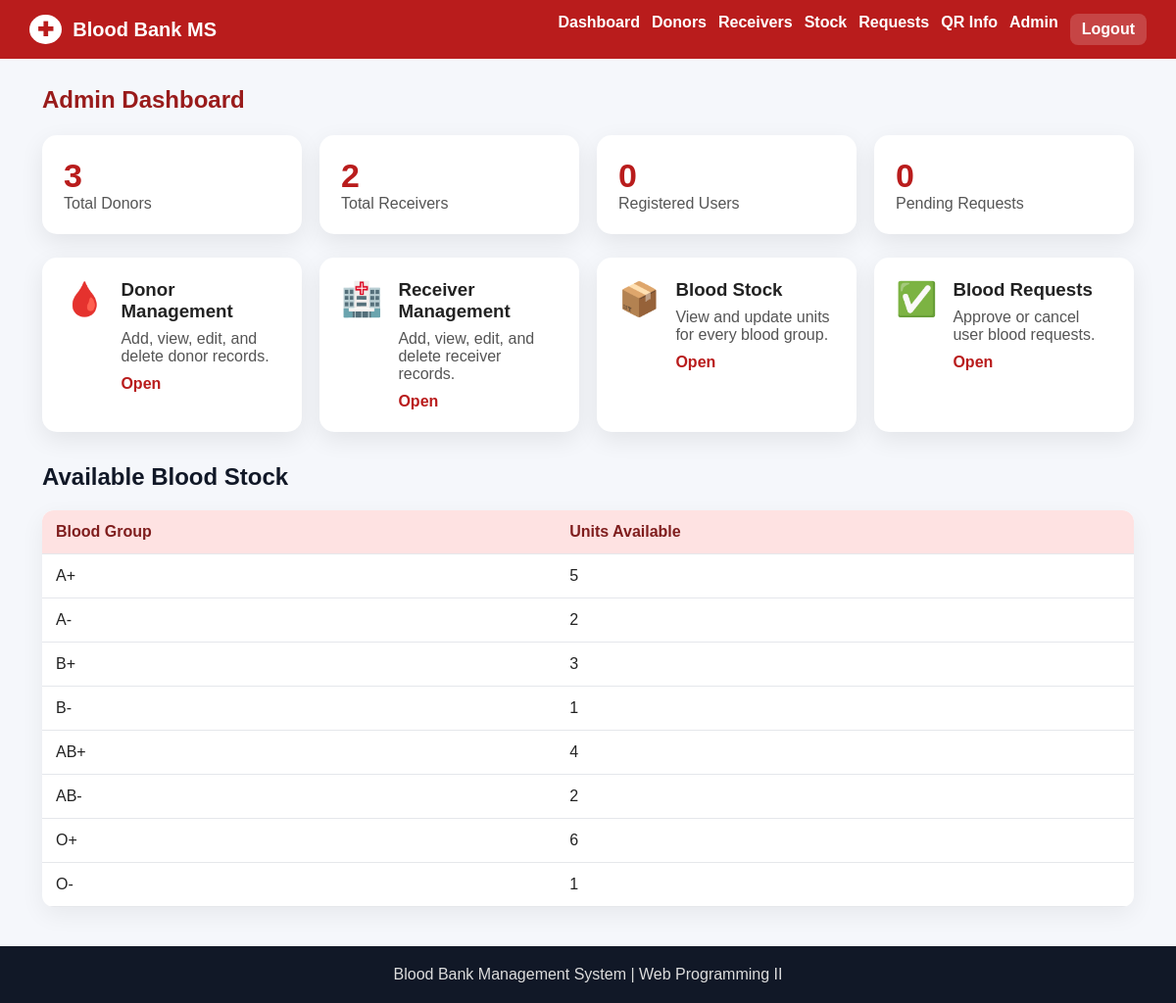
Screenshot of /dashboard.php (signed in) with the database file from the repository.
### tables this page shows
CREATE TABLE blood_stock (
    id INT AUTO_INCREMENT PRIMARY KEY,
    blood_group VARCHAR(10) NOT NULL UNIQUE,
    units INT NOT NULL DEFAULT 0,
    CONSTRAINT chk_stock_units CHECK (units >= 0)
);

### includes/functions.php (called while the page is built, shortened)
<?php
function e($value) {
    return htmlspecialchars((string)$value, ENT_QUOTES, 'UTF-8');
}
?>

### dashboard.php (the view, shortened to what this page needs)
<?php
require_once 'includes/db.php';
require_once 'includes/header.php';
$counts = ['donors' => 0, 'receivers' => 0, 'users' => 0, 'pending' => 0];
foreach (
    [
        'donors' => 'SELECT COUNT(*) total FROM donors',
        'receivers' => 'SELECT COUNT(*) total FROM receivers',
        'users' => 'SELECT COUNT(*) total FROM users',
        'pending' => "SELECT COUNT(*) total FROM blood_requests WHERE status='Pending'"
    ] as $key => $sql
) {
    $res = mysqli_query($conn, $sql);
    $counts[$key] = $res ? (mysqli_fetch_assoc($res)['total'] ?? 0) : 0;
}
$stock = mysqli_query($conn, "SELECT blood_group, units FROM blood_stock ORDER BY FIELD(blood_group, 'A+', 'A-', 'B+', 'B-', 'AB+', 'AB-', 'O+', 'O-')");
?>
<h2 class="page-title">Admin Dashboard</h2>
<div class="stats-grid">
    <div class="stat-card"><strong><?php echo e($counts['donors']); ?></strong><span>Total Donors</span></div>
    <div class="stat-card"><strong><?php echo e($counts['receivers']); ?></strong><span>Total Receivers</span></div>
    <div class="stat-card"><strong><?php echo e($counts['users']); ?></strong><span>Registered Users</span></div>
    <div class="stat-card"><strong><?php echo e($counts['pending']); ?></strong><span>Pending Requests</span></div>
</div>
<div class="dashboard-cards">
    <a href="<?php echo BASE_URL; ?>donor/donor.php" class="main-card">
        <div class="card-icon">🩸</div>
        <div>
            <h3>Donor Management</h3>
            <p>Add, view, edit, and delete donor records.</p><span>Open</span>
        </div>
    </a>
    <a href="<?php echo BASE_URL; ?>receiver/receiver.php" class="main-card">
        <div class="card-icon">🏥</div>
        <div>
            <h3>Receiver Management</h3>
            <p>Add, view, edit, and delete receiver records.</p><span>Open</span>
        </div>
    </a>
    <a href="<?php echo BASE_URL; ?>stock/stock.php" class="main-card">
        <div class="card-icon">📦</div>
        <div>
            <h3>Blood Stock</h3>
            <p>View and update units for every blood group.</p><span>Open</span>
        </div>
    </a>
    <a href="<?php echo BASE_URL; ?>requests/admin_requests.php" class="main-card">
        <div class="card-icon">✅</div>
        <div>
            <h3>Blood Requests</h3>
            <p>Approve or cancel user blood requests.</p><span>Open</span>
        </div>
    </a>
</div>
<h2 class="section-title">Available Blood Stock</h2>
<table>
    <tr>
        <th>Blood Group</th>
        <th>Units Available</th>
    </tr>
    <?php if ($stock) {
        while ($row = mysqli_fetch_assoc($stock)) { ?>
            <tr>
                <td><?php echo e($row['blood_group']); ?></td>
                <td><?php echo e($row['units']); ?></td>
            </tr>
        <?php }
    } else { ?>
        <tr>
            <td colspan="2">Could not load blood stock.</td>
        </tr>
    <?php } ?>
</table>
<?php require_once 'includes/footer.php'; ?>

### includes/header.php (shortened to what this page needs)
<?php require_once __DIR__ . '/config.php'; require_once __DIR__ . '/functions.php'; ?>
<!DOCTYPE html>
<html lang="en">
<head>
    <link rel="stylesheet" href="<?php echo BASE_URL; ?>css/style.css">
</head>
<body>
<header class="topbar">
    <div class="brand"><span>✚</span> Blood Bank MS</div>
    <nav>
        <a href="<?php echo BASE_URL; ?>dashboard.php">Dashboard</a>
        <a href="<?php echo BASE_URL; ?>donor/donor.php">Donors</a>
        <a href="<?php echo BASE_URL; ?>receiver/receiver.php">Receivers</a>
        <a href="<?php echo BASE_URL; ?>stock/stock.php">Stock</a>
        <a href="<?php echo BASE_URL; ?>requests/admin_requests.php">Requests</a>
        <a href="<?php echo BASE_URL; ?>qr/qr_info.php">QR Info</a>
        <a href="<?php echo BASE_URL; ?>change_admin.php">Admin</a>
        <a class="logout" href="<?php echo BASE_URL; ?>logout.php">Logout</a>
    </nav>
</header>
<main class="container">

### includes/footer.php
</main>
<footer class="footer">Blood Bank Management System | Web Programming II</footer>
</body>
</html>

### css/style.css (style rules this page uses)
* { box-sizing: border-box }
body { margin: 0; font-family: Arial, Helvetica, sans-serif; background: #f5f7fb; color: #222 }
.topbar { background: #b91c1c; color: #fff; padding: 14px 30px; display: flex; justify-content: space-between; align-items: center; gap: 20px; flex-wrap: wrap }
.brand { font-size: 20px; font-weight: 700 }
.brand span { background: #fff; color: #b91c1c; padding: 4px 8px; border-radius: 50%; margin-right: 6px }
.topbar nav { display: flex; gap: 12px; flex-wrap: wrap }
.topbar a { color: #fff; text-decoration: none; font-weight: 600 }
.logout { background: rgba(255, 255, 255, .18); padding: 7px 12px; border-radius: 8px }
.container { max-width: 1150px; margin: 28px auto; padding: 0 18px }
.footer { text-align: center; margin-top: 40px; padding: 20px; background: #111827; color: #ddd }
.page-title { margin: 0 0 22px; color: #991b1b }
.section-title { margin-top: 32px; color: #111827 }
.dashboard-cards, .stats-grid { display: grid; grid-template-columns: repeat(auto-fit, minmax(230px, 1fr)); gap: 18px; margin-bottom: 24px }
.main-card, .stat-card { background: #fff; border-radius: 15px; padding: 22px; box-shadow: 0 8px 24px rgba(0, 0, 0, .08); text-decoration: none; color: #222; display: flex; gap: 16px; align-items: flex-start }
.card-icon { font-size: 34px }
.main-card h3 { margin: 0 0 8px }
.main-card p { margin: 0 0 10px; color: #555 }
.main-card span { color: #b91c1c; font-weight: 700 }
.stat-card { display: block }
.stat-card strong { display: block; font-size: 34px; color: #b91c1c }
.stat-card span { color: #555 }
table { width: 100%; border-collapse: collapse; background: #fff; border-radius: 12px; overflow: hidden; box-shadow: 0 8px 24px rgba(0, 0, 0, .06) }
th, td { padding: 13px 14px; border-bottom: 1px solid #e5e7eb; text-align: left; vertical-align: top }
th { background: #fee2e2; color: #7f1d1d }

### rows the page displays
blood_stock: blood_group "A+", units "5"
blood_stock: blood_group "A-", units "2"
blood_stock: blood_group "B+", units "3"
blood_stock: blood_group "B-", units "1"
blood_stock: blood_group "AB+", units "4"
blood_stock: blood_group "AB-", units "2"
blood_stock: blood_group "O+", units "6"
blood_stock: blood_group "O-", units "1"

### other values shown
$counts['donors'] "3"
$counts['receivers'] "2"
$counts['users'] "0"
$counts['pending'] "0"
